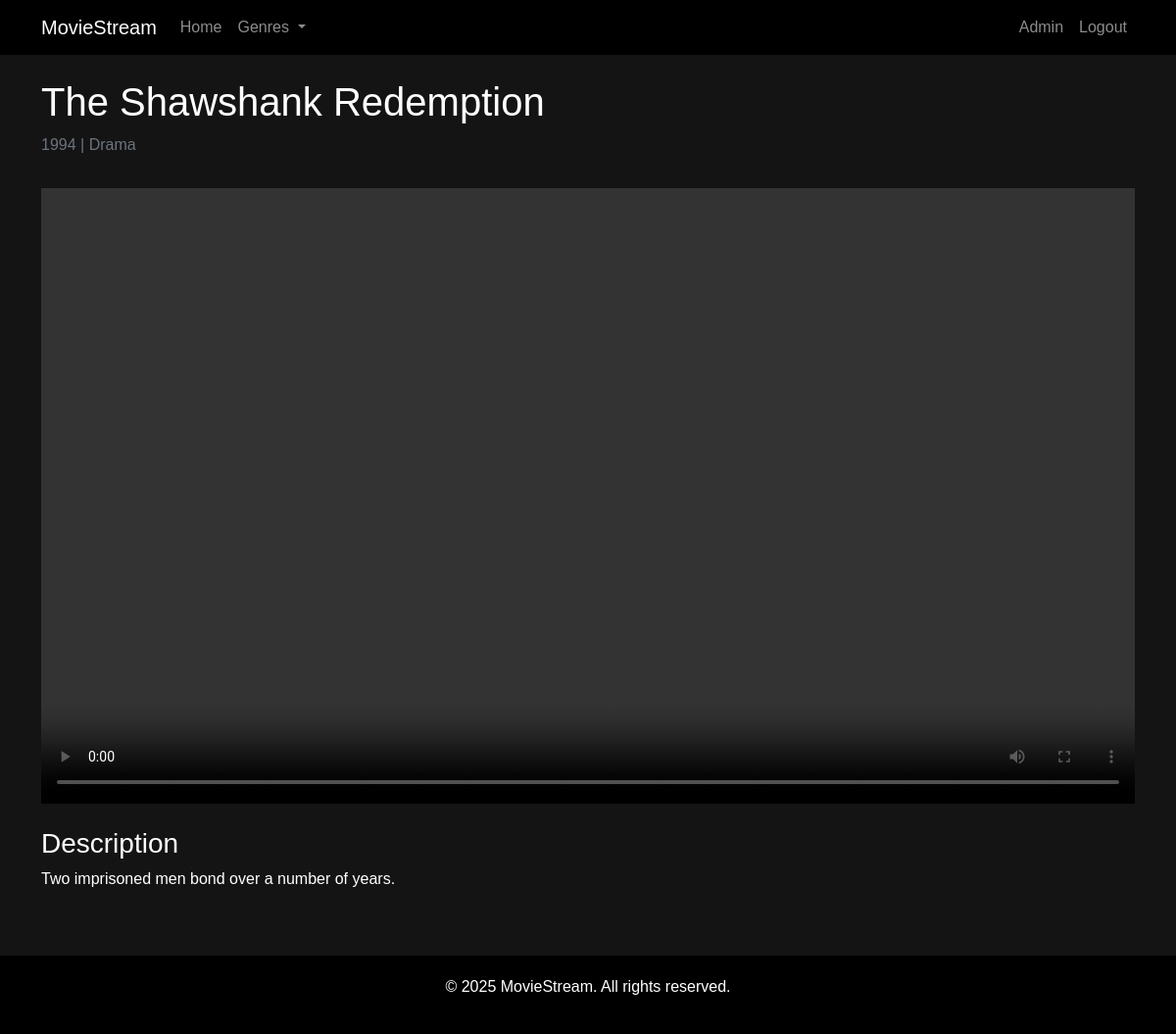
The app's page /watch/3 (signed in) with its own data.
### app.py (models this page shows, shortened)
class Movie(db.Model):
    id = db.Column(db.Integer, primary_key=True)
    title = db.Column(db.String(100), nullable=False)
    description = db.Column(db.Text, nullable=False)
    release_year = db.Column(db.Integer, nullable=False)
    genre = db.Column(db.String(50), nullable=False)
    poster_path = db.Column(db.String(200), nullable=False)
    video_path = db.Column(db.String(200), nullable=False)
    date_added = db.Column(db.DateTime, default=datetime.utcnow)

### app.py (the view)
@app.route('/watch/<int:movie_id>')
def watch_movie(movie_id):
    if 'user_id' not in session:
        flash('Please login to watch movies')
        return redirect(url_for('login'))
    movie = Movie.query.get_or_404(movie_id)
    return render_template('watch.html', movie=movie)

### app.py (called while the page is built)
@app.context_processor
def utility_processor():
    def get_user():
        if 'user_id' in session:
            return User.query.get(session['user_id'])
        return None
    return dict(get_user=get_user)

### templates/watch.html (shortened to what this page needs)
{% extends 'base.html' %}
{% block content %}
<div class="row">
    <div class="col-12">
        <h1>{{ movie.title }}</h1>
        <p class="text-muted">{{ movie.release_year }} | {{ movie.genre }}</p>
    </div>
</div>
<div class="row mt-3">
    <div class="col-12">
        <div class="video-container">
            <video controls autoplay>
                <source src="{{ url_for('static', filename='uploads/' + movie.video_path) }}" type="video/mp4">
            </video>
        </div>
    </div>
</div>
<div class="row mt-4">
    <div class="col-12">
        <h3>Description</h3>
        <p>{{ movie.description }}</p>
    </div>
</div>
{% endblock %}

### templates/base.html (style rules this page uses)
body { background-color: #141414; color: #fff; font-family: 'Arial', sans-serif; }

### templates/watch.html (style rules this page uses)
.video-container { position: relative; padding-bottom: 56.25%; height: 0; overflow: hidden; }
.video-container video { position: absolute; top: 0; left: 0; width: 100%; height: 100%; background-color: #000; }

### records on screen
Movie: title "The Shawshank Redemption", release_year "1994", genre "Drama", description "Two imprisoned men bond over a number of years."
